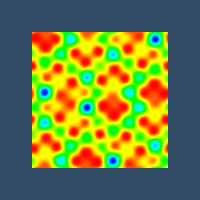

Recreate this plot in Python.
#!/usr/bin/env python

# Read a Nek5000 dataset and render the pressure field with a lookup table.

import os

import vtkmodules.vtkInteractionStyle  # noqa: F401
import vtkmodules.vtkRenderingFreeType  # noqa: F401
import vtkmodules.vtkRenderingOpenGL2  # noqa: F401

from vtkmodules.vtkCommonCore import vtkLookupTable
from vtkmodules.vtkFiltersGeometry import vtkGeometryFilter
from vtkmodules.vtkIOParallel import vtkNek5000Reader
from vtkmodules.vtkRenderingCore import (
    vtkActor,
    vtkPolyDataMapper,
    vtkRenderWindow,
    vtkRenderWindowInteractor,
    vtkRenderer,
)

# Source
data_dir = os.path.join(os.environ.get("VPE_DATA_DIR", os.path.dirname(os.path.abspath(__file__))), "nek5000", "eddy_uv")

nek_reader = vtkNek5000Reader()
nek_reader.SetFileName(os.path.join(data_dir, "eddy_uv.nek5000"))

pressure_lut = vtkLookupTable()
pressure_lut.SetHueRange(0.66, 0.0)
pressure_lut.SetNumberOfTableValues(256)
pressure_lut.SetTableRange(-3.599372625350952, 1.3908110857009888)
pressure_lut.Build()

# Filter
surface_filter = vtkGeometryFilter()
surface_filter.SetInputConnection(nek_reader.GetOutputPort(0))

# Mapper
pressure_mapper = vtkPolyDataMapper()
pressure_mapper.SetInputConnection(surface_filter.GetOutputPort(0))
pressure_mapper.ScalarVisibilityOn()
pressure_mapper.SetScalarModeToUsePointFieldData()
pressure_mapper.SelectColorArray("Pressure")
pressure_mapper.SetLookupTable(pressure_lut)
pressure_mapper.UseLookupTableScalarRangeOn()

# Actor
pressure_actor = vtkActor()
pressure_actor.SetMapper(pressure_mapper)

# Renderer
renderer = vtkRenderer()
renderer.AddActor(pressure_actor)
renderer.SetBackground(0.2, 0.3, 0.4)

# Render window
render_window = vtkRenderWindow()
render_window.AddRenderer(renderer)
render_window.SetWindowName("nek5000 reader")
render_window.SetMultiSamples(0)
render_window.SetSize(200, 200)

# Interactor
interactor = vtkRenderWindowInteractor()
interactor.SetRenderWindow(render_window)

# Scene
renderer.ResetCamera()
renderer.ResetCameraClippingRange()

interactor.Initialize()
interactor.Start()
